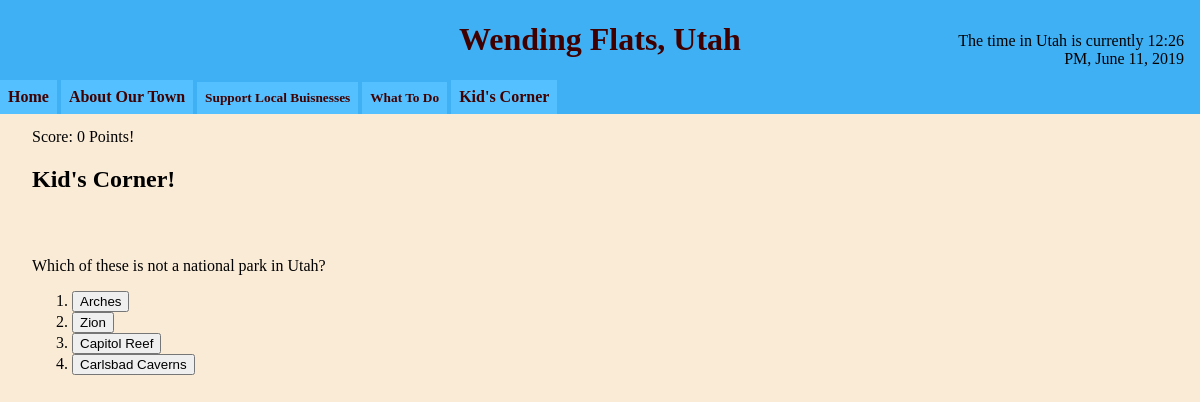
The app's page /utah/quiz with its own data.
### ut/models.py (models this page shows, shortened)
class QuizQuestion (models.Model):
    text = models.TextField()
    is_weird = models.BooleanField()
    index = models.IntegerField()

class QuizAnswer (models.Model):
    question = models.ForeignKey(QuizQuestion, on_delete=models.CASCADE)
    text = models.TextField()
    is_correct = models.BooleanField()
    is_weird = models.BooleanField()

### ut/views.py (the view)
# urls.py: path('quiz', views.quiz, name='quiz'),
def quiz(request):
  context = base_context(request)
  context['questions'] = QuizQuestion.objects.all()
  return render(request, 'ut/quiz.html', context)

### ut/views.py (called while the page is built)
def base_context(request, tz=7, state = "Utah"):
  context = {
    'localtime': datetime.datetime.now(datetime.timezone(-datetime.timedelta(hours=tz))).strftime("%I:%M %p"),
    'localdate': 'June 11, 2019',
    'rand' : random.random(),
    'state' : state,
  }
  return context

### ut/templates/ut/quiz.html (shortened to what this page needs)
{% extends 'ut/base.html' %}
{% load static %}
{% block content %}
    <link rel="stylesheet" href="{% static 'ut/quiz.css' %}"/>
    <p>Score: <span id="scoretext"></span> Points!</p>
    <h2>Kid's Corner<span class="secretlink" data-secret="quizsecret">!</span></h2>
   {% for question in questions %}
    <section class="question" data-weird="{{ question.is_weird }}">
        <p class="questiontext">
            {{ question.text }}
        </p>
        <ol>
        {% for answer in question.quizanswer_set.all %}
            <li>
                <button class="answer" data-correct="{{ answer.is_correct }}" data-weird="{{ answer.is_weird }}">
                    {{ answer.text }}
                </button>
            </li>
        {% endfor %}
        </ol>
    </section>
   {% endfor %}
{% endblock %}

### ut/static/style.css (style rules this page uses)
body { background-color: antiquewhite; margin: 0; }
.content section { margin-top: 64px; }
.secretlink { cursor: pointer; }

### records on screen
QuizQuestion: text "Which of these is not a national park in Utah?"
QuizAnswer: text "Arches"
QuizAnswer: text "Zion"
QuizAnswer: text "Capitol Reef"
QuizAnswer: text "Carlsbad Caverns"

### other values on screen
{{ state }} "Utah"
{{ localtime }} "12:26 PM"
{{ localdate }} "June 11, 2019"
